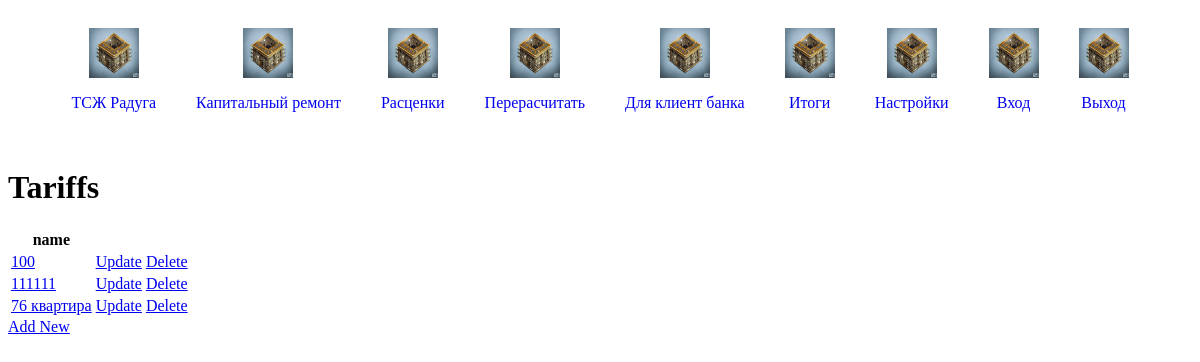
Page /main/tariffs on the committed database.
### main/models.py (models this page shows, shortened)
class Tariff(models.Model):
    name = models.CharField(max_length=200)
    maintenance = models.FloatField(null=True, blank=True)
    maintenance_over_norm = models.FloatField(null=True, blank=True)
    heating = models.FloatField(null=True, blank=True)
    heating_over_norm = models.FloatField(null=True, blank=True)
    heating_rub = models.FloatField(null=True, blank=True)
    heating_rub_over_norm = models.FloatField(null=True, blank=True)
    hot_water = models.FloatField(null=True, blank=True)
    hot_water_over_norm = models.FloatField(null=True, blank=True)
    hot_water_odn = models.FloatField(null=True, blank=True)
    hot_water_odn_over_norm = models.FloatField(null=True, blank=True)
    cold_water = models.FloatField(null=True, blank=True)
    cold_water_over_norm = models.FloatField(null=True, blank=True)
    cold_water_odn = models.FloatField(null=True, blank=True)
    cold_water_odn_over_norm = models.FloatField(null=True, blank=True)
    sewage = models.FloatField(null=True, blank=True)
    sewage_over_norm = models.FloatField(null=True, blank=True)
    solid_waste = models.FloatField(null=True, blank=True)
    solid_waste_over_norm = models.FloatField(null=True, blank=True)
    electricity = models.FloatField(null=True, blank=True)
    electricity_over_norm = models.FloatField(null=True, blank=True)
    lift = models.FloatField(null=True, blank=True)
    lift_over_norm = models.FloatField(null=True, blank=True)
    big_repair = models.FloatField(null=True, blank=True)
    big_repair_over_norm = models.FloatField(null=True, blank=True)
    electricity_odn = models.FloatField(null=True, blank=True)
    electricity_odn_over_norm = models.FloatField(null=True, blank=True)
    drainage_no_counter_cold_water = models.FloatField(null=True, blank=True)
    drainage_no_counter_cold_water_over_norm = models.FloatField(null=True, blank=True)
    drainage_no_counter_hot_water = models.FloatField(null=True, blank=True)
    drainage_no_counter_hot_water_over_norm = models.FloatField(null=True, blank=True)

### main/views.py (the view)
# urls.py: path('main/tariffs', views.TariffListView.as_view(), name='all'),
class TariffListView(TariffBaseView, ListView):
    """View to list all tariffs.
    Use the 'tariff_list' variable in the template
    to access all Tariff objects"""

### main/templates/main/tariff_list.html (shortened to what this page needs)
{% extends 'main/base.html' %}
{% block content %}
<div class="container d-flex mt-5" style="width: 70%;">
    <div class="col">
        <h1 class="text-center">Tariffs</h1>
        <table class="table table-striped mt-5">
            <thead>
                <tr>
                    <th class="text-center" scope="col">name</th>
                    <th></th>
                    <th></th>
                </tr>
            </thead>
            <tbody>
                {% for tariff in tariff_list  %}
                <tr>
                    <td class="ml-5"><a href="{% url 'main:tariff_detail' tariff.id %}">{{tariff.name}}</a></td>
                    <td><a href="{% url 'main:tariff_update' tariff.id %} ">Update</a></td>
                    <td><a href="{% url 'main:tariff_delete' tariff.id %}">Delete</a></td>
                </tr>
            {% endfor %}
            </tbody>
        </table>
        <div class="d-flex justify-content-center">
            <a href="{% url 'main:tariff_create' %}" class="d-block btn btn-primary btn-lg my-5">Add New</a>
        </div>
    </div>
</div>
{% endblock content %}

### rows in the picture
Tariff: name "100"
Tariff: name "111111"
Tariff: name "76 квартира"
